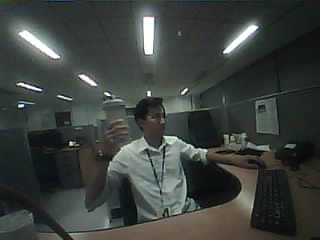
#> input picture Training/fomo/source_data/1.jpg, 320 x 240 px
$ python data_split_trans.py --data-directory source_data --out-directory out --image-size 100 --image-format RGB
#> lines starting #> are read from the running program, lines starting #| are printed output that depends on the picture
import cv2
import numpy as np
import argparse
import os
import random
import json

"""
Return
If the file extension is '.png', '.jpg', '.jpeg', '.PNG', '.JPG', '.JPEG', it will return true. Otherwise, it will return false.

Parameters
- filename (string): The file directory

Returns
true or false
"""
def is_image_file(filename):
    return any(filename.endswith(extension) for extension in ['.png', '.jpg', '.jpeg', '.PNG', '.JPG', '.JPEG'])

if __name__ == "__main__":
    parser = argparse.ArgumentParser(description='data split and transform')
    parser.add_argument('--data-directory', type=str, required=True,
                    help='Where to read the data from')
    parser.add_argument('--out-directory', type=str, required=True,
                    help='Where to write the data')

    parser.add_argument('--image-size', type=int, required=True,
                    help='Number of image size')
    parser.add_argument('--image-format', choices=['RGB', 'Gray'], required=True,
                    help='Learning rate')

    args, unknown = parser.parse_known_args()


    # Get all image paths inside "args.data_directory".
    image_path_list = [os.path.join(args.data_directory) + '/' + x for x in os.listdir(os.path.join(args.data_directory)) if is_image_file(x)]
    random.shuffle(image_path_list)

    split_num = int(len(image_path_list) * 0.8)
    train_split_list = image_path_list[:split_num]
    test_split_list = image_path_list[split_num:]


    #train data transform
    label_list = []
    for i, image_path in enumerate(train_split_list):
        img_name = os.path.splitext(os.path.basename(image_path))[0]  # 取得 image 的名稱
        img = cv2.imread(image_path)
#> img is the input picture: shape (240, 320, 3); mean B, G, R 62.1, 65.4, 60.7

        if args.image_format == 'RGB':
            img = cv2.cvtColor(img, cv2.COLOR_BGR2RGB)
        elif args.image_format == 'Gray':
            img = cv2.cvtColor(img, cv2.COLOR_BGR2GRAY)


        img = cv2.resize(img, (args.image_size, args.image_size), interpolation=cv2.INTER_LINEAR)
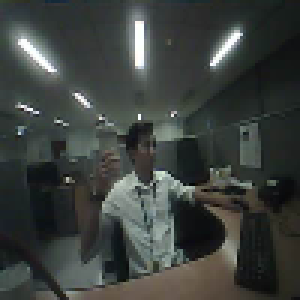
#> img: shape (100, 100, 3) (shown 3 times larger); mean R, G, B 60.6, 65.3, 62
        img = img/255
        img = np.expand_dims(img, axis = 0).astype('float32')
        if args.image_format == 'Gray':
            img = np.expand_dims(img, axis = 3)

        if i == 0:
            train_data = img
        else:
            train_data = np.concatenate((train_data, img), axis=0)

        label_data = {'sampleId' : i, 'boundingBoxes' : []}
#> (the run stopped early here; a loop or call above may not have finished)
